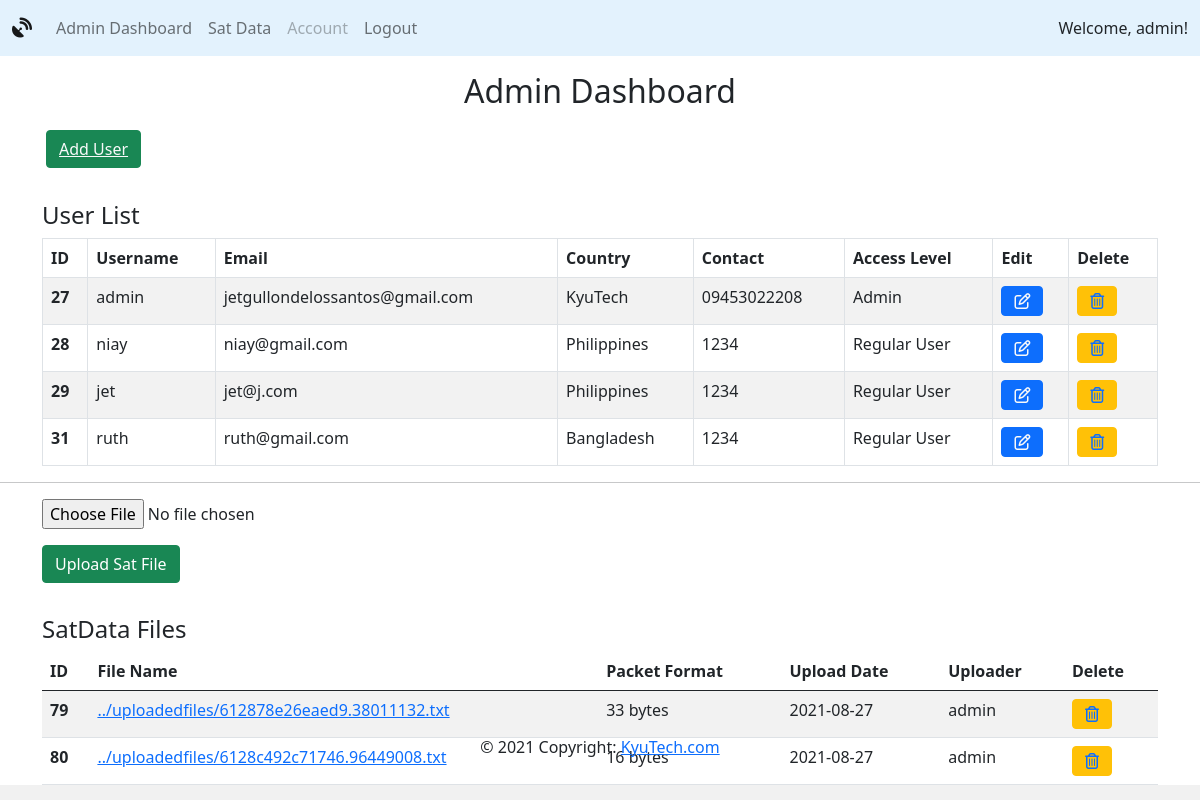
Page /dashboard.php?status=loginsuccess (signed in) on the committed database.
### tables this page shows
CREATE TABLE `users` (
  `idUsers` int(11) NOT NULL,
  `usernameUsers` tinytext NOT NULL,
  `emailUsers` tinytext NOT NULL,
  `passwordUsers` varchar(255) NOT NULL,
  `countryUsers` tinytext NOT NULL,
  `contactUsers` tinytext NOT NULL,
  `permissionsUsers` text NOT NULL DEFAULT 'Regular User'
);

CREATE TABLE `satdatameta` (
  `idSatDataMeta` int(11) NOT NULL,
  `fileNameSatDataMeta` varchar(255) NOT NULL,
  `fileSatDataMeta` longblob NOT NULL,
  `formatSatDataMeta` tinytext NOT NULL,
  `dateUploadedSatDataMeta` date NOT NULL,
  `uploaderSatDataMeta` int(11) NOT NULL
);

### includes/classautoloader.inc.php (called while the page is built, shortened)
<?php
function myAutoLoader($className) {
    $url = $_SERVER['HTTP_HOST'].$_SERVER['REQUEST_URI'];
    if (strpos($url,'includes') !== false) {
        $path = '../classes/';
    } else {
        $path = 'classes/';
    }
    $extension = '.class.php';
}

### classes/dbh.class.php (called while the page is built)
<?php
 class Dbh {
     private $host = 'localhost';
     private $user = 'root';
     private $pwd = '';
     private $dbName = 'satdata';
     protected function connect() {
         $dsn = 'mysql:host='. $this->host .';dbname=' . $this->dbName;
         $pdo = new PDO($dsn,$this->user,$this->pwd);
         $pdo->setAttribute(PDO::ATTR_DEFAULT_FETCH_MODE,PDO::FETCH_ASSOC);
         return $pdo;
     }
 }

### classes/users.class.php (called while the page is built, shortened)
<?php
class Users extends Dbh {
    protected function getAllUsers() {
        $sql = "SELECT * FROM users";
        $stmt = $this->connect()->prepare($sql);
        $stmt->execute();
        $results = $stmt->fetchAll();
        return $results;
    }
    protected function getOneUser($id) {
        $sql = "SELECT * FROM users WHERE idUsers = ?";
        $stmt = $this->connect()->prepare($sql);
        $stmt->execute([$id]);
        $results = $stmt->fetchAll();
        return $results;
    }
}

### classes/usersview.class.php (called while the page is built, shortened)
<?php
class UsersView extends Users {
    public function showAllUsers() {
        $results = $this->getAllUsers();
        return $results;
    }
    public function showOneUser($fileId) {
        $results = $this->getOneUser($fileId);
        return $results;
    }
}

### classes/satdata.class.php (called while the page is built, shortened)
<?php
class SatData extends Dbh {
    protected function getAllFiles() {
        $sql = "SELECT * FROM satdatameta";
        $stmt = $this->connect()->prepare($sql);
        $stmt->execute();
        $results = $stmt->fetchAll();
        return $results;
    }
}

### classes/satdataview.class.php (called while the page is built, shortened)
<?php
class SatDataView extends SatData {
    public function showAllFiles() {
        $results = $this->getAllFiles();
        return $results;
    }
}

### dashboard.php (the view, shortened to what this page needs)
<?php
    include_once "header.php";
?>
  <link href="https://cdn.jsdelivr.net/npm/bootstrap@5.0.2/dist/css/bootstrap.min.css" rel="stylesheet">
  </head>
  <body>
    <div class="container-lg ">
      <h2 class='text-center my-3'>Admin Dashboard</h2>
      <button type="button" class="btn btn-success mx-1 my-1" name="adduser-button"><a class='text-light' href="adduser.php">Add User</a></button>
      <h4></br>User List</h4>
      <table class="table table-striped table-bordered">
        <thead>
          <tr>
            <th scope="col">ID</th>
            <th scope="col">Username</th>
            <th scope="col">Email</th>
            <th scope="col">Country</th>
            <th scope="col">Contact</th>
            <th scope="col">Access Level</th>
            <th scope="col">Edit</th>
            <th scope="col">Delete</th>
          </tr>
        </thead>
        <tbody>
          <?php
            $showAllUsersObj = new UsersView();
            $result = $showAllUsersObj -> showAllUsers();
            foreach ($result as $row){
                $id = $row['idUsers'];
                $name = $row['usernameUsers'];
                $email = $row['emailUsers'];
                $country = $row['countryUsers'];
                $mobile = $row['contactUsers'];
                $access = $row['permissionsUsers'];
                echo '
                <tr>
                  <th scope="row">'.$id.'</th>
                  <td>'.$name.'</td>
                  <td>'.$email.'</td>
                  <td>'.$country.'</td>
                  <td>'.$mobile.'</td>
                  <td>'.$access.'</td>
                  <td>
                    <button class ="btn btn-primary" name="edit-btn">
                      <a class="text-light" href="edituser.php?updatebutton='.$id.'"><i class="far fa-edit"></i></a>
                    </button>
                  </td>
                  <td>
                    <button class = "btn btn-warning" name="delete-btn">
                      <a href="includes/deleteuser.inc.php?deletebutton='.$id.'"><i class="far fa-trash-alt"></i></a>
                    </button>
                  </td>
                </tr>
                ';
            }
           ?>
        </tbody>
      </table>
    </div>
    <hr>
    <div class="container-lg ">
      <form class="form-horizontal" action="includes/uploadfile.inc.php" method="POST" enctype="multipart/form-data">
        <input type="file" name="satfile">
        <br>
        <button type="submit" class="btn btn-success my-3" name="upload-button">Upload Sat File</button>
      </form>
      <h4>SatData Files</h4>
      <table class="table table-striped table-borderedv">
        <thead>
          <tr>
            <th scope="col">ID</th>
            <th scope="col">File Name</th>
            <th scope="col">Packet Format</th>
            <th scope="col">Upload Date</th>
            <th scope="col">Uploader</th>
            <th scope="col">Delete</th>
          </tr>
        </thead>
        <tbody>
          <?php
            $showAllFilesObj = new SatDataView();
            $resultFile = $showAllFilesObj -> showAllFiles();
            foreach ($resultFile as $rowFile){
                $idFile = $rowFile['idSatDataMeta'];
                $nameFile = $rowFile['fileNameSatDataMeta'];
                $dateFile = $rowFile['dateUploadedSatDataMeta'];
                $uploaderFile = $rowFile['uploaderSatDataMeta'];
                $formatFile = $rowFile ['formatSatDataMeta'];
                $showUploaderObj = new UsersView();
                $resultUploader = $showUploaderObj -> showOneUser($uploaderFile);
                $uploader = $resultUploader[0]['usernameUsers'];
                echo '
                <tr>
                  <th scope="row">'.$idFile.'</th>
                  <td><a target="_blank" href=includes/viewfile.inc.php?fileid='.$idFile.'>'.$nameFile.'</a></td>
                  <td>'.$formatFile .' bytes</td>
                  <td>'.$dateFile.'</td>
                  <td>'.$uploader.'</td>
                  <td>
                    <button class = "btn btn-warning" name="delete-btn">
                      <a href="includes/deletefile.inc.php?deletefile='.$idFile.'&filelocation='.$nameFile.'"><i class="far fa-trash-alt"></i></a>
                    </button>
                  </td>
                </tr>
                '
                ;
            }
           ?>
        </tbody>
      </table>
    </div>
  </body>
  <footer class="footer page-footer font-small blue">
    <div class="footer-copyright text-center py-3">© 2021 Copyright:
      <a target="_blank " href="https://pbs.twimg.com/profile_images/1220193134157516800/eRlJi2mq.jpg"> KyuTech.com</a>
    </div>
</footer>
</html>

### resources/stylesheet.css (style rules this page uses)
html { background-color: #f1f1f1; font-family: "Roboto"; }
body { margin: 0; padding: 0; }
.footer { position: fixed; left: 0; bottom: 25; width: 100%; text-align: center; }

### rows in the picture
users: idUsers "27", usernameUsers "admin", emailUsers "jetgullondelossantos@gmail.com", countryUsers "KyuTech", contactUsers "09453022208", permissionsUsers "Admin"
users: idUsers "28", usernameUsers "niay", emailUsers "niay@gmail.com", countryUsers "Philippines", contactUsers "1234", permissionsUsers "Regular User"
users: idUsers "29", usernameUsers "jet", emailUsers "jet@j.com", countryUsers "Philippines", contactUsers "1234", permissionsUsers "Regular User"
users: idUsers "31", usernameUsers "ruth", emailUsers "ruth@gmail.com", countryUsers "Bangladesh", contactUsers "1234", permissionsUsers "Regular User"
satdatameta: idSatDataMeta "79", fileNameSatDataMeta "../uploadedfiles/612878e26eaed9.38011132.txt", formatSatDataMeta "33", dateUploadedSatDataMeta "2021-08-27", users.usernameUsers "admin"
satdatameta: idSatDataMeta "80", fileNameSatDataMeta "../uploadedfiles/6128c492c71746.96449008.txt", formatSatDataMeta "16", dateUploadedSatDataMeta "2021-08-27", users.usernameUsers "admin"

### other values in the picture
$_SESSION['userUsername'] "admin"
